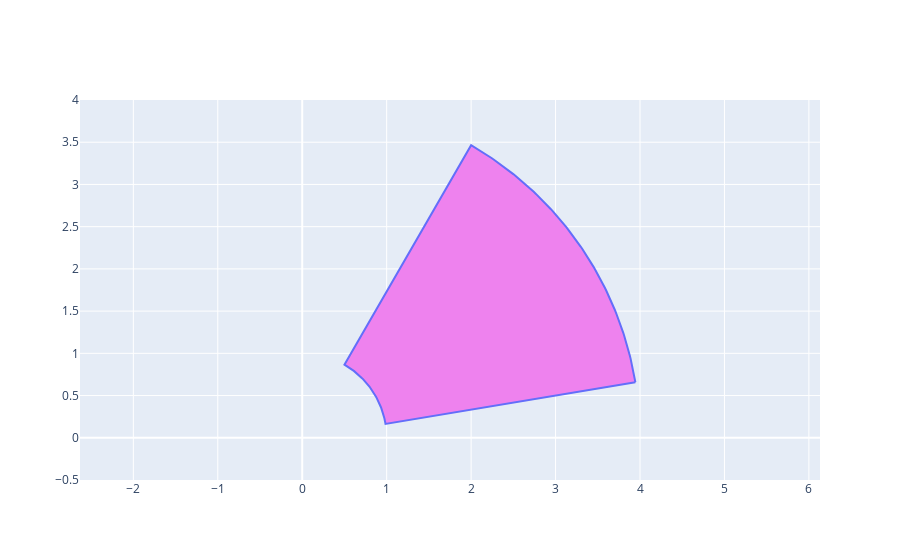

The cell this chart's notebook holds for it:
### Markdown cell above
## Coordenadas Polares

Considere o problema de calcular uma integral dupla em um domínio como o representado abaixo

### Code cell
# HIDE CODE
t = np.linspace(np.pi/19, np.pi/3,100)

x = 4*np.cos(t)
y = 4*np.sin(t)

x2 = np.cos(np.flip(t))
y2 = np.sin(np.flip(t))

x3 = 4*np.cos(np.pi/19)
y3 = 4*np.sin(np.pi/19)

x = np.append(x,x2)
y = np.append(y,y2)

x = np.append(x,x3)
y = np.append(y,y3)

fig = go.Figure(data = [go.Scatter(x=x, y=y, fill='toself', fillcolor = 'violet')])


fig.update_yaxes(scaleanchor = "x",scaleratio = 1,)

fig.update_xaxes(range=[-0.5,4])
fig.update_yaxes(range=[-0.5,4])

fig.show()

### Figure 1 — Plotly figure (JSON) as saved in the notebook; plotly's stock layout.template omitted (floating-point values rounded to 4 significant figures; data arrays with more than 128 entries replaced by an {"elided": "..."} marker saying what was removed)
{"data": [{"fill": "toself", "fillcolor": "violet", "type": "scatter", "x": {"elided": "201 float values"}, "y": {"elided": "201 float values"}}], "layout": {"xaxis": {"range": [-0.5, 4]}, "yaxis": {"range": [-0.5, 4], "scaleanchor": "x", "scaleratio": 1}}}
